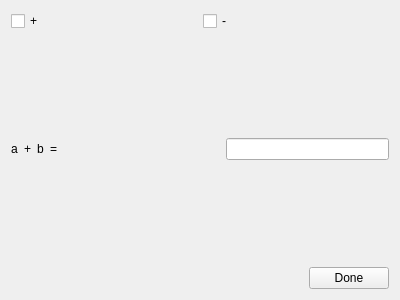
<?xml version="1.0" encoding="UTF-8"?>
<ui version="4.0">
 <class>AlgebraWidget</class>
 <widget class="QWidget" name="AlgebraWidget">
  <property name="geometry">
   <rect>
    <x>0</x>
    <y>0</y>
    <width>400</width>
    <height>300</height>
   </rect>
  </property>
  <property name="focusPolicy">
   <enum>Qt::StrongFocus</enum>
  </property>
  <property name="windowTitle">
   <string>AlgebraWindow</string>
  </property>
  <layout class="QVBoxLayout" name="verticalLayout_2">
   <item>
    <layout class="QVBoxLayout" name="verticalLayout">
     <item>
      <layout class="QHBoxLayout" name="horizontalLayout_3">
       <item>
        <widget class="QCheckBox" name="settingsAddition">
         <property name="text">
          <string>+</string>
         </property>
        </widget>
       </item>
       <item>
        <widget class="QCheckBox" name="settingsSubtraction">
         <property name="text">
          <string>-</string>
         </property>
        </widget>
       </item>
      </layout>
     </item>
     <item>
      <spacer name="verticalSpacer">
       <property name="orientation">
        <enum>Qt::Vertical</enum>
       </property>
       <property name="sizeHint" stdset="0">
        <size>
         <width>20</width>
         <height>40</height>
        </size>
       </property>
      </spacer>
     </item>
     <item>
      <layout class="QHBoxLayout" name="horizontalLayout_2">
       <item>
        <widget class="QLabel" name="number1">
         <property name="text">
          <string>a</string>
         </property>
        </widget>
       </item>
       <item>
        <widget class="QLabel" name="operation">
         <property name="text">
          <string>+</string>
         </property>
        </widget>
       </item>
       <item>
        <widget class="QLabel" name="number2">
         <property name="text">
          <string>b</string>
         </property>
        </widget>
       </item>
       <item>
        <widget class="QLabel" name="equals">
         <property name="text">
          <string>=</string>
         </property>
        </widget>
       </item>
       <item>
        <spacer name="horizontalSpacer_2">
         <property name="orientation">
          <enum>Qt::Horizontal</enum>
         </property>
         <property name="sizeHint" stdset="0">
          <size>
           <width>40</width>
           <height>20</height>
          </size>
         </property>
        </spacer>
       </item>
       <item>
        <widget class="QLineEdit" name="answer"/>
       </item>
      </layout>
     </item>
     <item>
      <spacer name="verticalSpacer_2">
       <property name="orientation">
        <enum>Qt::Vertical</enum>
       </property>
       <property name="sizeHint" stdset="0">
        <size>
         <width>20</width>
         <height>40</height>
        </size>
       </property>
      </spacer>
     </item>
     <item>
      <layout class="QHBoxLayout" name="horizontalLayout">
       <item>
        <spacer name="horizontalSpacer_3">
         <property name="orientation">
          <enum>Qt::Horizontal</enum>
         </property>
         <property name="sizeHint" stdset="0">
          <size>
           <width>40</width>
           <height>20</height>
          </size>
         </property>
        </spacer>
       </item>
       <item>
        <widget class="QPushButton" name="done">
         <property name="text">
          <string>Done</string>
         </property>
        </widget>
       </item>
      </layout>
     </item>
    </layout>
   </item>
  </layout>
 </widget>
 <layoutdefault spacing="6" margin="11"/>
 <resources/>
 <connections>
  <connection>
   <sender>answer</sender>
   <signal>returnPressed()</signal>
   <receiver>AlgebraWidget</receiver>
   <slot>weHaveAnswer()</slot>
   <hints>
    <hint type="sourcelabel">
     <x>316</x>
     <y>137</y>
    </hint>
    <hint type="destinationlabel">
     <x>199</x>
     <y>149</y>
    </hint>
   </hints>
  </connection>
  <connection>
   <sender>done</sender>
   <signal>clicked()</signal>
   <receiver>AlgebraWidget</receiver>
   <slot>weHaveAnswer()</slot>
   <hints>
    <hint type="sourcelabel">
     <x>350</x>
     <y>246</y>
    </hint>
    <hint type="destinationlabel">
     <x>199</x>
     <y>149</y>
    </hint>
   </hints>
  </connection>
  <connection>
   <sender>settingsAddition</sender>
   <signal>toggled(bool)</signal>
   <receiver>AlgebraWidget</receiver>
   <slot>settingsChangedAdd(bool)</slot>
   <hints>
    <hint type="sourcelabel">
     <x>102</x>
     <y>20</y>
    </hint>
    <hint type="destinationlabel">
     <x>199</x>
     <y>149</y>
    </hint>
   </hints>
  </connection>
  <connection>
   <sender>settingsSubtraction</sender>
   <signal>toggled(bool)</signal>
   <receiver>AlgebraWidget</receiver>
   <slot>settingsChangedSub(bool)</slot>
   <hints>
    <hint type="sourcelabel">
     <x>297</x>
     <y>20</y>
    </hint>
    <hint type="destinationlabel">
     <x>199</x>
     <y>149</y>
    </hint>
   </hints>
  </connection>
 </connections>
 <slots>
  <slot>weHaveAnswer()</slot>
  <slot>settingsChangedAdd(bool)</slot>
  <slot>settingsChangedSub(bool)</slot>
 </slots>
</ui>
